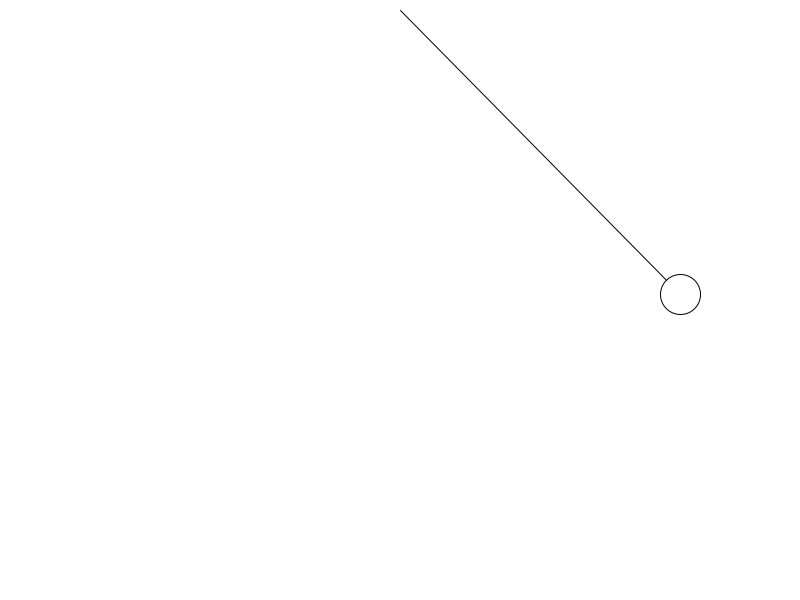
Frame 1 (no input)
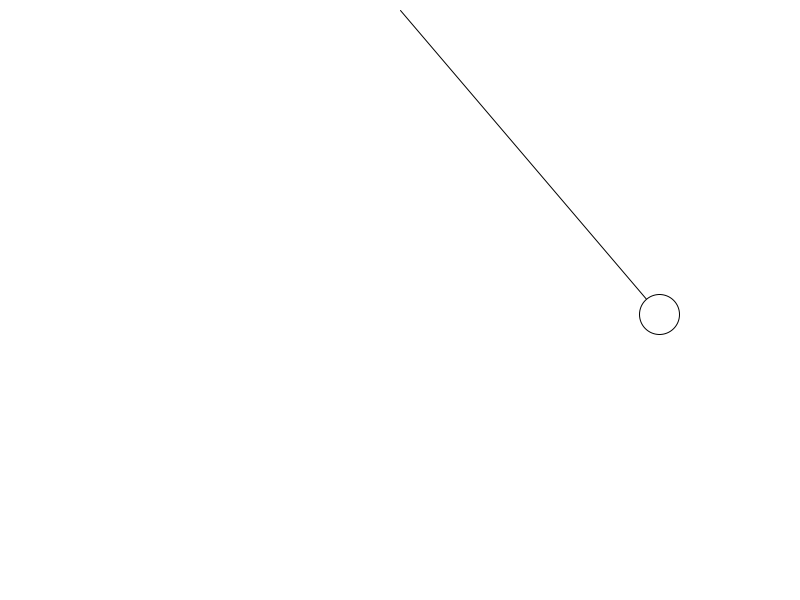
Frame 60 (the mouse pressed at the canvas centre just before this capture)
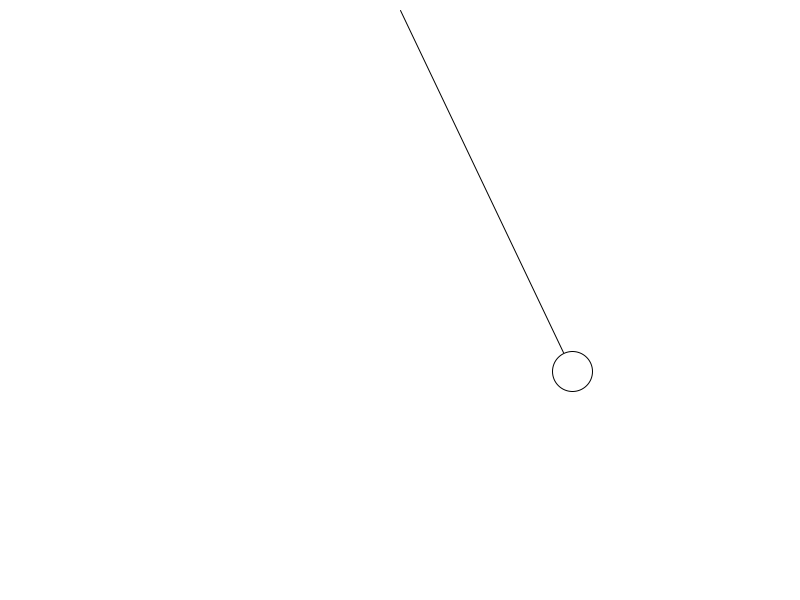
Frame 120 (the mouse held since frame 60 and released just before this capture)

The Processing sketch that drew these frames (run headless with seeded random() and noise(); from frame 60 on, the mouse is pressed at the canvas centre):

// Processing sketch: Noc03_02_Pendulum
// ── Noc03_02_Pendulum.pde
// Pendulum example from Chapter 3 Nature of Code

Pendulum p;

void setup() {
  size(800, 600);
  frameRate(30);
  p = new Pendulum(width/2,10, height-200, PI/4, 40);
}

void draw() {
  background(255);
  p.update();
  p.display();
}
// ── Pendulum.pde
class Pendulum {
  float r;
  float angle;
  float angularVel;
  float angularAcc;
  final float Gravity = 0.01;
  PVector pivotLocation;
  float len;
  int bobSize;
  
  Pendulum(int x, int y, float len, float startAngle, int bobSize) {
    pivotLocation = new PVector(x, y);
    angle = startAngle;
    this.len = len;
    this.bobSize = bobSize;
  }
  
  void update() {
    angularAcc = -1*Gravity*sin(angle);
    angularVel += angularAcc;
    angle += angularVel;
  }
  
  void display() {
    pushMatrix();
    
    translate(pivotLocation.x, pivotLocation.y);
    
    PVector bobLocation = new PVector(len*sin(angle), len*cos(angle));
    line(0,0, bobLocation.x, bobLocation.y);
    ellipse(bobLocation.x, bobLocation.y, bobSize, bobSize);
    
    popMatrix();
  }
}
